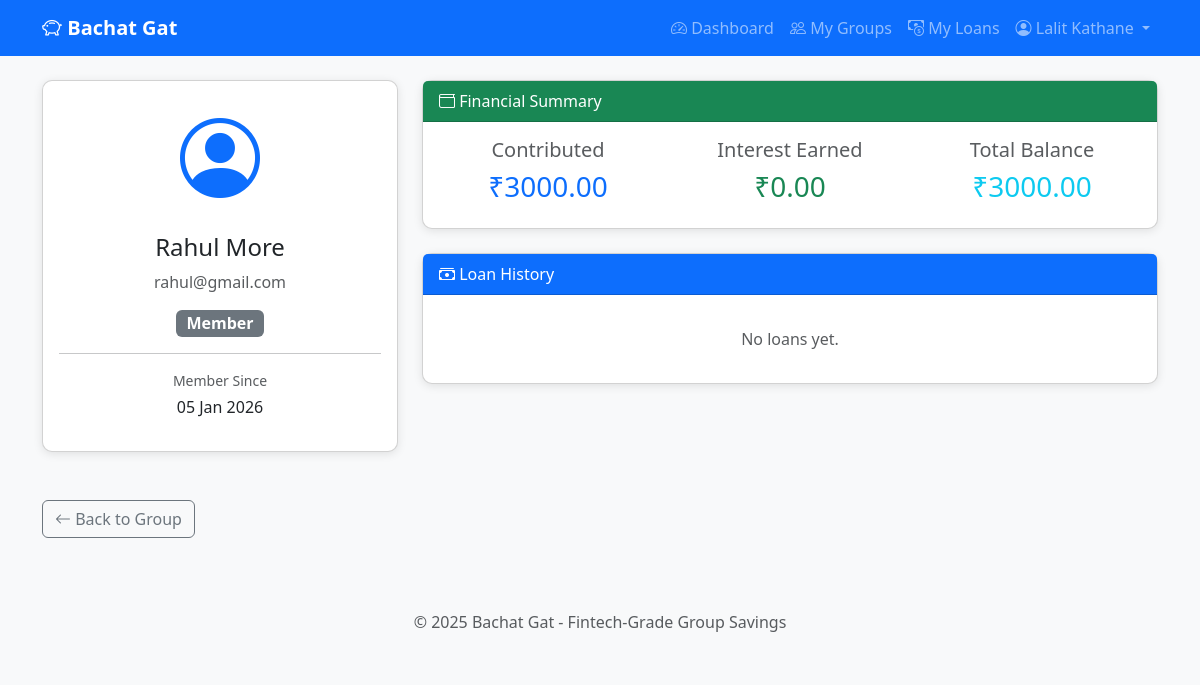
/groups/1/member/2 (signed in), run on the app's committed database.
### app/models.py (models this page shows, shortened)
class User(UserMixin, db.Model):
    __tablename__ = 'users'
    id = db.Column(db.Integer, primary_key=True)
    name = db.Column(db.String(100), nullable=False)
    email = db.Column(db.String(120), unique=True, nullable=False)
    password_hash = db.Column(db.String(256), nullable=False)
    phone = db.Column(db.String(20), nullable=True)
    created_at = db.Column(db.DateTime, default=datetime.utcnow)
    updated_at = db.Column(db.DateTime, default=datetime.utcnow, onupdate=datetime.utcnow)
    groups_created = db.relationship('Group', backref='creator', lazy='dynamic')
    memberships = db.relationship('GroupMember', backref='user', lazy='dynamic',
                                  foreign_keys='GroupMember.user_id')
    loan_requests = db.relationship('LoanRequest', backref='requester', lazy='dynamic',
                                    foreign_keys='LoanRequest.requested_by')
    approvals = db.relationship('LoanApproval', backref='approver', lazy='dynamic')
    contributions = db.relationship('MemberContribution', backref='contributor', lazy='dynamic')
    repayments = db.relationship('LoanRepayment', backref='payer', lazy='dynamic',
                                 foreign_keys='LoanRepayment.paid_by')
    member_ledgers = db.relationship('MemberLedger', backref='member', lazy='dynamic')

class GroupMember(db.Model):
    __tablename__ = 'group_members'
    id = db.Column(db.Integer, primary_key=True)
    group_id = db.Column(db.Integer, db.ForeignKey('groups.id'), nullable=False)
    user_id = db.Column(db.Integer, db.ForeignKey('users.id'), nullable=False)
    role = db.Column(db.String(20), default=MemberRole.MEMBER.value)
    is_active = db.Column(db.Boolean, default=True, nullable=False)
    deleted_at = db.Column(db.DateTime, nullable=True)
    deleted_reason = db.Column(db.String(255), nullable=True)
    joined_at = db.Column(db.DateTime, default=datetime.utcnow)
    updated_at = db.Column(db.DateTime, default=datetime.utcnow, onupdate=datetime.utcnow)
    __table_args__ = (
        db.UniqueConstraint('group_id', 'user_id', 'is_active',
                            name='unique_active_group_member'),
    )

class MemberLedger(db.Model):
    __tablename__ = 'member_ledgers'
    id = db.Column(db.Integer, primary_key=True)
    wallet_id = db.Column(db.Integer, db.ForeignKey('group_wallets.id'), nullable=False)
    user_id = db.Column(db.Integer, db.ForeignKey('users.id'), nullable=False)
    principal_contributed = db.Column(db.Float, default=0.0, nullable=False)
    interest_earned = db.Column(db.Float, default=0.0, nullable=False)
    total_balance = db.Column(db.Float, default=0.0, nullable=False)  # principal + interest
    last_contribution_at = db.Column(db.DateTime, nullable=True)
    last_interest_credit_at = db.Column(db.DateTime, nullable=True)
    created_at = db.Column(db.DateTime, default=datetime.utcnow)
    updated_at = db.Column(db.DateTime, default=datetime.utcnow, onupdate=datetime.utcnow)
    __table_args__ = (
        db.UniqueConstraint('wallet_id', 'user_id', name='unique_member_ledger'),
    )

### app/routes/groups.py (the view)
@groups_bp.route('/groups/<int:group_id>/member/<int:user_id>')
@login_required
def view_member(group_id, user_id):
    group = Group.query.get_or_404(group_id)
    if not is_group_member(current_user.id, group_id):
        flash('You are not a member of this group!', 'danger')
        return redirect(url_for('groups.list_groups'))
    member = User.query.get_or_404(user_id)
    membership = GroupMember.query.filter_by(
        group_id=group_id,
        user_id=user_id,
        is_active=True
    ).first_or_404()
    from app.models import MemberLedger
    ledger = MemberLedger.query.filter_by(
        wallet_id=group.wallet.id,
        user_id=user_id
    ).first()
    from app.models import LoanRequest
    loans = LoanRequest.query.filter_by(
        group_id=group_id,
        requested_by=user_id,
        is_active=True
    ).all()
    return render_template(
        'groups/member_profile.html',
        group=group,
        member=member,
        membership=membership,
        ledger=ledger,
        loans=loans
    )

### app/__init__.py (called while the page is built)
def create_app():
    app = Flask(__name__)
    app.config.from_object(Config)
    db.init_app(app)
    login_manager.init_app(app)
    from app.models import User
    @login_manager.user_loader
    def load_user(user_id):
        return User.query.get(int(user_id))
    from app.routes.auth import auth_bp
    from app.routes.groups import groups_bp
    from app.routes.loans import loans_bp
    from app.routes.wallet import wallet_bp
    from app.routes.admin import admin_bp  # NEW
    app.register_blueprint(auth_bp)
    app.register_blueprint(groups_bp)
    app.register_blueprint(loans_bp)
    app.register_blueprint(wallet_bp)
    app.register_blueprint(admin_bp)  # NEW
    with app.app_context():
        db.create_all()
        print("✅ Database tables created!")
    return app

### app/services/authorization_service.py (called while the page is built)
def is_group_member(user_id, group_id):
    membership = GroupMember.query.filter_by(
        user_id=user_id,
        group_id=group_id,
        is_active=True
    ).first()
    return membership is not None

### app/templates/groups/member_profile.html (shortened to what this page needs)
{% extends 'base.html' %}
{% block content %}
<div class="row">
    <div class="col-md-4 mb-4">
        <div class="card">
            <div class="card-body text-center">
                <i class="bi bi-person-circle text-primary" style="font-size: 5rem;"></i>
                <h4 class="mt-3">{{ member.name }}</h4>
                <p class="text-muted">{{ member.email }}</p>
                {% if membership.role == 'admin' %}
                <span class="badge bg-warning text-dark fs-6">Admin</span>
                {% else %}
                <span class="badge bg-secondary fs-6">Member</span>
                {% endif %}
                <hr>
                <p class="text-muted small mb-1">Member Since</p>
                <p>{{ membership.joined_at.strftime('%d %b %Y') }}</p>
            </div>
        </div>
    </div>
    <div class="col-md-8">
        {% if ledger %}
        <div class="card mb-4">
            <div class="card-header bg-success text-white">
                <i class="bi bi-wallet"></i> Financial Summary
            </div>
            <div class="card-body">
                <div class="row text-center">
                    <div class="col-md-4">
                        <h5 class="text-muted">Contributed</h5>
                        <h3 class="text-primary">₹{{ "%.2f"|format(ledger.principal_contributed) }}</h3>
                    </div>
                    <div class="col-md-4">
                        <h5 class="text-muted">Interest Earned</h5>
                        <h3 class="text-success">₹{{ "%.2f"|format(ledger.interest_earned) }}</h3>
                    </div>
                    <div class="col-md-4">
                        <h5 class="text-muted">Total Balance</h5>
                        <h3 class="text-info">₹{{ "%.2f"|format(ledger.total_balance) }}</h3>
                    </div>
                </div>
            </div>
        </div>
        {% endif %}
        <div class="card">
            <div class="card-header bg-primary text-white">
                <i class="bi bi-cash-stack"></i> Loan History
            </div>
            <div class="card-body">
                {% if loans %}
                <div class="table-responsive">
                    <table class="table">
                        <thead>
                            <tr>
                                <th>Amount</th>
                                <th>Status</th>
                                <th>Date</th>
                            </tr>
                        </thead>
                        <tbody>
                            {% for loan in loans %}
                            <tr>
                                <td>₹{{ "%.0f"|format(loan.amount) }}</td>
                                <td><span class="badge bg-secondary">{{ loan.status }}</span></td>
                                <td>{{ loan.created_at.strftime('%d %b %Y') }}</td>
                            </tr>
                            {% endfor %}
                        </tbody>
                    </table>
                </div>
                {% else %}
                <p class="text-muted text-center py-3 mb-0">No loans yet.</p>
                {% endif %}
            </div>
        </div>
    </div>
</div>
<div class="mt-4">
    <a href="{{ url_for('groups.view_group', group_id=group.id) }}" class="btn btn-outline-secondary">
        <i class="bi bi-arrow-left"></i> Back to Group
    </a>
</div>
{% endblock %}

### app/templates/base.html (shortened to what this page needs)
<!DOCTYPE html>
<html lang="en">
<head>
    <link href="https://cdn.jsdelivr.net/npm/bootstrap@5.3.0/dist/css/bootstrap.min.css" rel="stylesheet">
    <link href="https://cdn.jsdelivr.net/npm/bootstrap-icons@1.10.0/font/bootstrap-icons.css" rel="stylesheet">
</head>
<body>
    <nav class="navbar navbar-expand-lg navbar-dark bg-primary">
        <div class="container">
            <a class="navbar-brand" href="{{ url_for('auth.home') }}">
                <i class="bi bi-piggy-bank"></i> Bachat Gat
            </a>
            <div class="collapse navbar-collapse" id="navbarNav">
                <ul class="navbar-nav ms-auto">
                    {% if current_user.is_authenticated %}
                        <li class="nav-item">
                            <a class="nav-link" href="{{ url_for('auth.dashboard') }}">
                                <i class="bi bi-speedometer2"></i> Dashboard
                            </a>
                        </li>
                        <li class="nav-item">
                            <a class="nav-link" href="{{ url_for('groups.list_groups') }}">
                                <i class="bi bi-people"></i> My Groups
                            </a>
                        </li>
                        <li class="nav-item position-relative">
                            <a class="nav-link" href="{{ url_for('loans.my_loans') }}">
                                <i class="bi bi-cash-coin"></i> My Loans
                            </a>
                        </li>
                        <li class="nav-item dropdown">
                            <a class="nav-link dropdown-toggle" href="#" id="userDropdown"
                               role="button" data-bs-toggle="dropdown">
                                <i class="bi bi-person-circle"></i> {{ current_user.name }}
                            </a>
                        </li>
                    {% endif %}
                </ul>
            </div>
        </div>
    </nav>
    <main class="container mt-4 mb-5">
        {% block content %}{% endblock %}
    </main>
    <footer class="text-center py-4 mt-5 bg-light">
        <p class="text-muted mb-0">&copy; 2025 Bachat Gat - Fintech-Grade Group Savings</p>
    </footer>
</body>
</html>

### app/templates/base.html (style rules this page uses)
body { background-color: #f8f9fa; }
.navbar-brand { font-weight: bold; }
.card { box-shadow: 0 2px 10px rgba(0,0,0,0.1); border-radius: 10px; }

### data on the page
User: name "Lalit Kathane"
User: name "Rahul More", email "rahul@gmail.com"
GroupMember: joined_at "05 Jan 2026"
MemberLedger: principal_contributed "3000.00", interest_earned "0.00", total_balance "3000.00"
